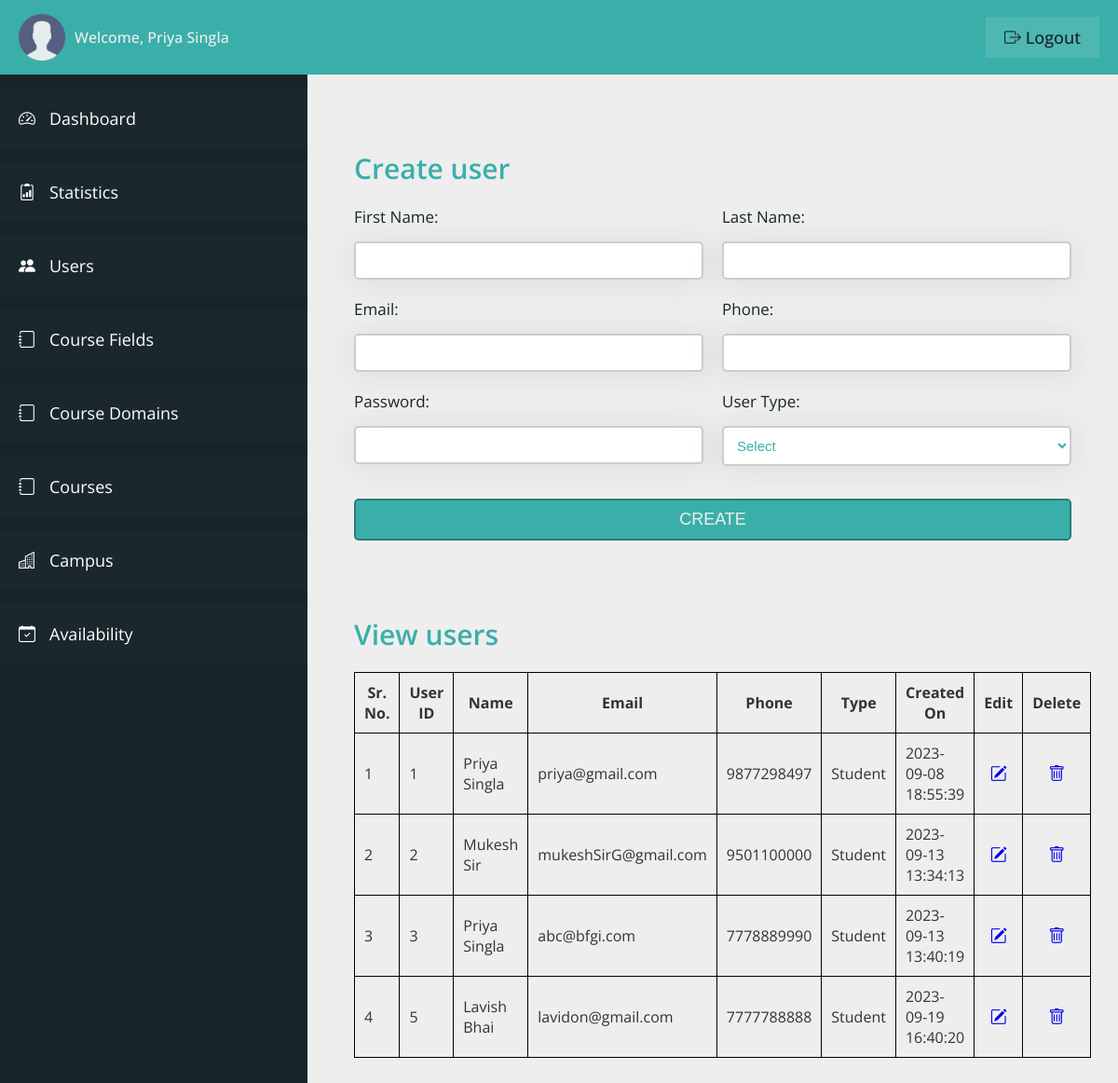
/admin/users.php (signed in), run on the app's committed database.
### tables this page shows
CREATE TABLE `admin_table` (
  `admin_id` int(11) NOT NULL,
  `admin_first_name` varchar(100) NOT NULL,
  `admin_last_name` varchar(100) NOT NULL,
  `admin_email` varchar(100) NOT NULL,
  `admin_password` varchar(100) NOT NULL
);

CREATE TABLE `user_table` (
  `user_id` int(11) NOT NULL,
  `user_firstname` varchar(100) NOT NULL,
  `user_lastname` varchar(100) NOT NULL,
  `user_type` varchar(20) NOT NULL,
  `user_email` varchar(100) NOT NULL,
  `user_phone` varchar(10) NOT NULL,
  `user_password` varchar(100) NOT NULL,
  `user_createdon` datetime NOT NULL DEFAULT current_timestamp()
);

### admin/users.php (the view, shortened to what this page needs)
<?php
include "../connection.php";
?>
<!DOCTYPE html>
<html lang="en">
<head>
    <link rel="stylesheet" href="css/style.css">
    <link rel="stylesheet" href="https://cdn.jsdelivr.net/npm/bootstrap-icons@1.11.0/font/bootstrap-icons.css">
</head>
<body>
    <div class="container">
        <header class="header">
            <div class="header__left">
                <img src="../img/user.png" class="admin__header-user" alt="Admin">
                <span class="header__admin-name">Welcome,
                    <?php
                    $q = "SELECT * FROM admin_table WHERE admin_id = '" . $_SESSION['adminIdVce'] . "'";
                    $r = mysqli_query($con, $q);
                    if (mysqli_num_rows($r) > 0) {
                        $row = mysqli_fetch_array($r);
                        echo $row['admin_first_name'] . ' ' . $row['admin_last_name'];
                    }
                    ?>
                </span>
            </div>
            <div class="header__right">
                <a href="logout.php" class="header__admin-logout"><i class="bi bi-box-arrow-right"></i> logout</a>
            </div>
        </header>
        <section class="sidebar">
            <ul class="sidebar__items">
                <a href="dashboard.php" class="sidebar__item-link">
                    <li class="sidebar__item">
                        <i class="bi bi-speedometer2"></i>
                        <span>Dashboard</span>
                    </li>
                </a>
                <a href="stats.php" class="sidebar__item-link">
                    <li class="sidebar__item">
                        <i class="bi bi-clipboard2-data"></i>
                        <span>Statistics</span>
                    </li>
                </a>
                <a href="users.php" class="sidebar__item-link">
                    <li class="sidebar__item">
                        <i class="bi bi-people-fill"></i>
                        <span>Users</span>
                    </li>
                </a>
                <a href="course-fields.php" class="sidebar__item-link">
                    <li class="sidebar__item">
                        <i class="bi bi-journal"></i>
                        <span>Course Fields</span>
                    </li>
                </a>
                <a href="course-domains.php" class="sidebar__item-link">
                    <li class="sidebar__item">
                        <i class="bi bi-journal"></i>
                        <span>Course Domains</span>
                    </li>
                </a>
                <a href="courses.php" class="sidebar__item-link">
                    <li class="sidebar__item">
                        <i class="bi bi-journal"></i>
                        <span>Courses</span>
                    </li>
                </a>
                <a href="campus.php" class="sidebar__item-link">
                    <li class="sidebar__item">
                        <i class="bi bi-buildings"></i>
                        <span>Campus</span>
                    </li>
                </a>
                <a href="user-availability.php" class="sidebar__item-link">
                    <li class="sidebar__item">
                        <i class="bi bi-calendar-check"></i>
                        <span>Availability</span>
                    </li>
                </a>
            </ul>
        </section>
        <main class="main__content">
            <div class="login-container-2">
                <form action="<?php echo htmlspecialchars($_SERVER['PHP_SELF']) ?>" method="post" class="login__form">
                    <h3 class="heading-3">Create user</h3>
                    <div class="input">
                        <label class="label__text">First Name:</label>
                        <input type="text" class="input__box" name="user_fname" id="f_name" required>
                    </div>
                    <div class="input">
                        <label class="label__text">Last Name:</label>
                        <input type="text" class="input__box" name="user_lname" id="l_name" required>
                    </div>
                    <div class="input">
                        <label class="label__text">Email:</label>
                        <input type="email" class="input__box" name="user_mail" id="email" required>
                    </div>
                    <div class="input">
                        <label class="label__text">Phone:</label>
                        <input type="text" class="input__box" name="user_phone" id="phone" required>
                    </div>
                    <div class="input">
                        <label class="label__text">Password:</label>
                        <input type="password" class="input__box" name="user_pass" id="password" required>
                    </div>
                    <div class="input">
                        <label class="label__text">User Type:</label>
                        <select name="user_type" class="input__box" id="utype" required>
                            <option disabled selected hidden>Select</option>
                        </select>
                    </div>
                    <div class="input input__btn">
                        <input type="submit" value="Create" class="btn" name="create_user">
                    </div>
                </form>
            </div>
            <div class="view__container">
                <h3 class="heading-3">View users</h3>
                <div class="table__container">
                    <table class="table">
                        <thead>
                            <th>Sr. No.</th>
                            <th>User ID</th>
                            <th>Name</th>
                            <th>Email</th>
                            <th>Phone</th>
                            <th>Type</th>
                            <th>Created On</th>
                            <th>Edit</th>
                            <th>Delete</th>
                        </thead>
                        <tbody>
                            <?php
                            $q1 = "Select * from user_table";
                            $r1 = mysqli_query($con, $q1);
                            $count = 1;
                            while ($row1 = mysqli_fetch_array($r1)) { ?>
                            <tr>
                                <td><?php echo $count; ?></td>
                                <td><?php echo $row1['user_id']; ?></td>
                                <td><?php echo $row1['user_firstname'] . ' ' . $row1['user_lastname']; ?></td>
                                <td><?php echo $row1['user_email']; ?></td>
                                <td><?php echo $row1['user_phone']; ?></td>
                                <td><?php echo $row1['user_type']; ?></td>
                                <td><?php echo $row1['user_createdon']; ?></td>
                                <td style="text-align: center;font-size:1.8rem;">
                                    <a href="users-edit.php?uid=<?php echo $row1['user_id']; ?>">
                                        <i class="bi bi-pencil-square"></i>
                                    </a>
                                </td>
                                <td style="text-align: center;font-size:1.8rem;">
                                    <a onclick="return confirm('Are you sure you want to delete this item?');"
                                        href="users-delete.php?uid=<?php echo $row1['user_id']; ?>">
                                        <i class="bi bi-trash"></i>
                                    </a>
                                </td>
                            </tr>
                            <?php
                                $count++;
                            }
                            ?>
                        </tbody>
                    </table>
                </div>
            </div>
        </main>
    </div>
</body>
</html>

### admin/css/style.css (style rules this page uses)
:root { --color-primary: #3aafa9; --color-primary-dark: #2b7a78; --color-primary-light: #def2f1; --color-secondary: #17252a; --color-secondary-dark: #101a1d; --color-secondary-light: #377084; --color-grey-light-1: #999; --color-grey-light-2: #ccc; --color-grey-light-3: #eee; --color-grey-dark-1: #242424; --color-grey-dark-2: #333; --color-grey-dark-3: #474747; --color-white: #fff; --font-default: "Open Sans", sans-serif; }
*, *::before, *::after { margin: 0; padding: 0; box-sizing: inherit; }
html { font-size: 62.5%; box-sizing: border-box; }
body { color: var(--color-grey-dark-2); font-family: var(--font-default); }
.container { height: 100vh; display: grid; grid-template-columns: 33rem 1fr; grid-template-rows: 8rem calc(100vh - 8rem); }
.header { grid-column: 1 / -1; background-color: var(--color-primary); display: flex; align-items: center; justify-content: space-between; padding: 0 2rem; }
.header__left { display: flex; align-items: center; gap: 1rem; }
.admin__header-user { width: 5rem; }
.header__admin-name { font-size: 1.6rem; color: var(--color-grey-light-3); font-weight: 500; }
.header__admin-logout:link, .header__admin-logout:visited { font-size: 1.8rem; color: var(--color-secondary); background-color: rgba(255, 255, 255, 0.1); text-decoration: none; text-transform: capitalize; font-weight: 500; padding: 1rem 2rem; transition: all 0.2s; }
.sidebar { background-color: var(--color-secondary); overflow-y: scroll; padding-top: 1.5rem; scroll-behavior: smooth; }
.sidebar__item { padding: 2rem; background-color: rgba(255, 255, 255, 0.01); margin-bottom: 1.5rem; display: flex; gap: 1.5rem; transition: all 0.2s; }
.sidebar__item-link:link, .sidebar__item-link:visited { color: var(--color-white); text-decoration: none; font-size: 1.8rem; }
.main__content { background-color: var(--color-grey-light-3); padding: 8rem 5rem; overflow-y: scroll; scroll-behavior: smooth; }
.login__form { display: grid; grid-template-columns: repeat(2, 1fr); grid-column-gap: 2rem; }
.heading-3 { font-size: 3rem; font-weight: 600; color: var(--color-primary); margin-bottom: 2rem; grid-column: 1 / -1; }
.input__btn { grid-column: 1 / -1; }
.input { display: flex; flex-direction: column; gap: 1.5rem; }
.label__text { font-size: 1.7rem; font-weight: 400; color: var(--color-secondary); }
.input__box { padding: 1rem; border: 2px solid var(--color-grey-light-2); border-radius: 5px; background-color: var(--color-white); color: var(--color-primary); box-shadow: 0px 0.2rem 3rem 0.2rem rgba(156, 156, 156, 0.2); font-size: 1.5rem; margin-bottom: 2rem; }
.btn { padding: 1rem; font-size: 1.8rem; text-transform: uppercase; font-weight: 500; margin-top: 1.5rem; background-color: var(--color-primary); border: 2px solid var(--color-primary-dark); color: var(--color-grey-light-3); border-radius: 5px; cursor: pointer; }
.view__container { margin-top: 8rem; }
.table { border-collapse: collapse; font-size: 1.6rem; width: 100%; }
th, td { border: 1px solid #000; padding: 1rem; }

### data on the page
admin_table: admin_first_name "Priya", admin_last_name "Singla"
user_table: user_id "1", user_firstname "Priya", user_lastname "Singla", user_email "priya@gmail.com", user_phone "9877298497", user_type "Student", user_createdon "2023-09-08 18:55:39"
user_table: user_id "2", user_firstname "Mukesh", user_lastname "Sir", user_email "mukeshSirG@gmail.com", user_phone "9501100000", user_type "Student", user_createdon "2023-09-13 13:34:13"
user_table: user_id "3", user_firstname "Priya", user_lastname "Singla", user_email "abc@bfgi.com", user_phone "7778889990", user_type "Student", user_createdon "2023-09-13 13:40:19"
user_table: user_id "5", user_firstname "Lavish", user_lastname "Bhai", user_email "lavidon@gmail.com", user_phone "7777788888", user_type "Student", user_createdon "2023-09-19 16:40:20"
